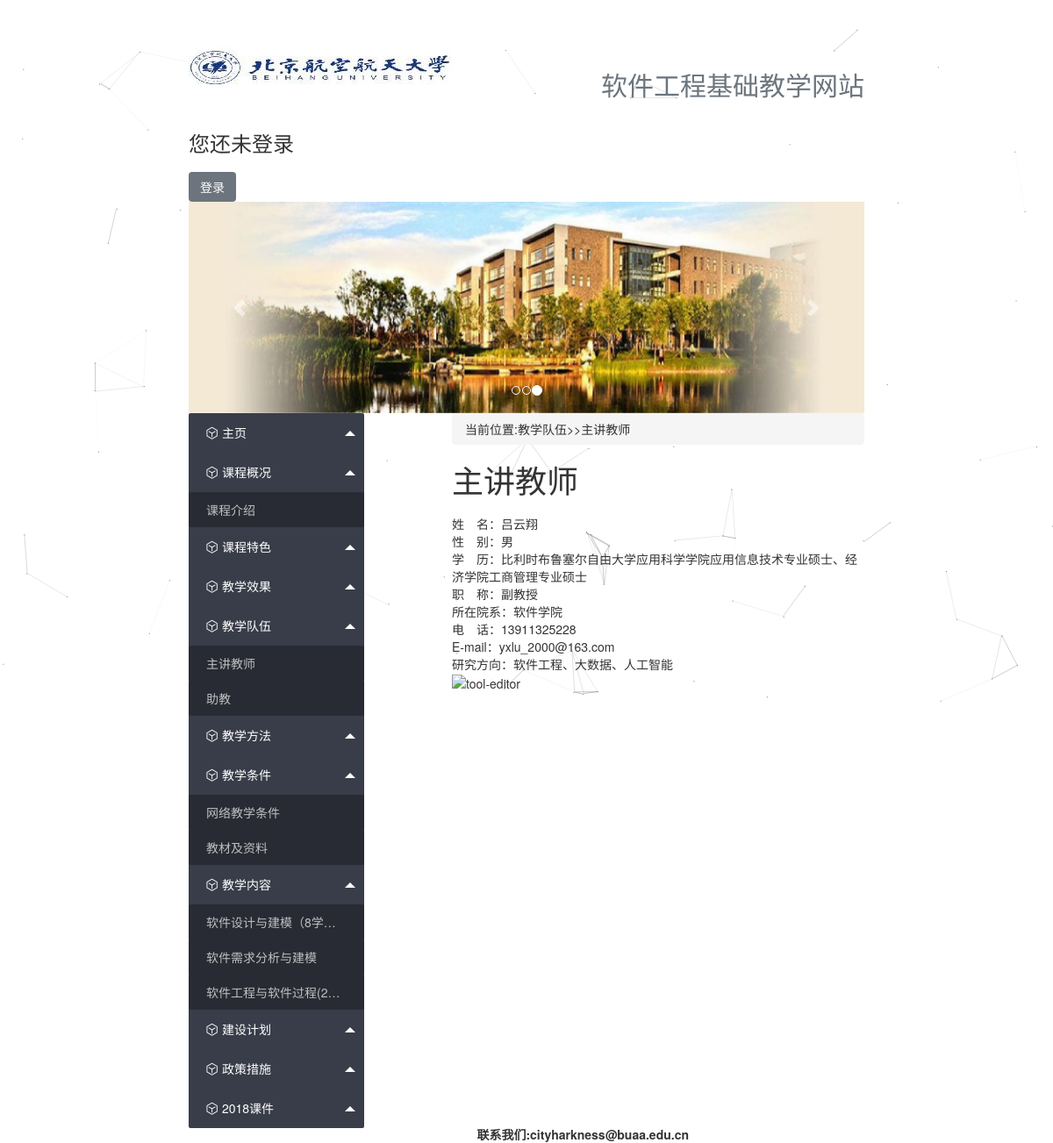
/mainview/主讲教师, run on the app's committed database.
### app1/models.py (models this page shows, shortened)
class Category(models.Model):
    name = models.CharField(max_length=40, verbose_name=u'名称')
    parent = models.ForeignKey('self', default=None, blank=True, null=True,
                               verbose_name=u'上级分类', on_delete=models.CASCADE)
    href = models.CharField(max_length=200, verbose_name=u'链接', blank=True, null=True)
    rank = models.IntegerField(default=0, verbose_name=u'排序')
    status = models.IntegerField(default=0, choices=STATUS.items(), verbose_name=u'状态')
    create_time = models.DateTimeField(u'创建时间', auto_now_add=True)
    class Meta:
        verbose_name_plural = verbose_name = u'分类'
        ordering = ['rank', '-create_time']
    def __unicode__(self):
        if self.parent:
            return '%s>>%s' % (self.parent, self.name)
        else:
            return '%s' % (self.name)
    __str__ = __unicode__

class Article(models.Model):
    text_type_choices = {
        ('h5', 'HTML5'),
        ('md', 'markdown'),
    }
    author = models.ForeignKey(settings.AUTH_USER_MODEL, verbose_name=u'作者', on_delete=models.CASCADE)
    category = models.ForeignKey(Category, verbose_name=u'分类', on_delete=models.CASCADE)
    title = models.CharField(max_length=100, verbose_name=u'标题')
    en_title = models.CharField(max_length=100, verbose_name=u'英文标题')
    img = models.CharField(max_length=200,
                           default='/static/img/article/default.jpg')
    tags = models.CharField(max_length=200, null=True, blank=True,
                            verbose_name=u'标签', help_text=u'用逗号分隔')
    content = models.TextField(verbose_name=u'正文')
    rank = models.IntegerField(default=0, verbose_name=u'排序')
    status = models.IntegerField(default=0, choices=STATUS.items(),
                                 verbose_name='状态')
    pub_time = models.DateTimeField(default=False, verbose_name=u'发布时间')
    create_time = models.DateTimeField(u'创建时间', auto_now_add=True)
    update_time = models.DateTimeField(u'更新时间', auto_now=True)
    url = models.CharField(max_length=200, verbose_name=u'链接', blank=True)
    text_type = models.CharField(max_length=10, verbose_name=u'正文文本类型', choices=text_type_choices, default='md')
    class Meta:
        verbose_name_plural = verbose_name = u'文章'
        ordering = ['rank', '-pub_time', '-create_time']
    def __unicode__(self):
        return self.title
    __str__ = __unicode__

### app1/views.py (the view)
# urls.py: path('', views.mainview, name='index'),
def mainview(request, param1='课程介绍'):
    article_list = Article.objects.filter(title=param1)
    if len(article_list) == 0:
        return HttpResponseNotFound("<h1>Page not found</h1></br><a href='课程概况'>点击这里返回主页")
    article = article_list[0]
    article_path = "当前位置:"+str(article.category)+">>"+article.title
    context = {'param1': param1,
               'path': article_path,
               }
    if article.text_type == 'md':
        article_body = mark_safe(markdown.markdown(article.content,
                                        extensions=[
                                            'markdown.extensions.extra',
                                            'markdown.extensions.codehilite',
                                            'markdown.extensions.toc',
                                        ]))
    else:
        '''正文文本是h5语法'''
        context['h5'] = 'Yes'
        article_body = article.content
    context['content'] = article_body
    catogary_list = Category.objects.all()
    directory = []
    Bars = []
    for q in catogary_list:
        if not q.parent:
            directory.append(q)
    cnt = 0
    for dir in directory:
        tmp = []
        tmp.append(dir.name)
        article_tmp = Article.objects.filter(category=dir)
        if len(article_tmp) > 0:
            for i in article_tmp:
                tmp.append(i.title)
        Bars.append(tmp)
    context['Bars'] = Bars
    return render(request, 'mainview.html', context)

### app1/templates/mainview.html
{% extends 'base.html' %}
{% block left_nav %}
    <ul class="layui-nav layui-nav-tree">
        {% for bar in Bars %}
            <li data-name="component" class="layui-nav-item layui-nav-itemed">
                <a href="javascript:;" laytips = "{{ bar.0 }}" lay-direction="2">
                    <i class="layui-icon layui-icon-component"></i>
                        <cite>{{ bar.0 }}</cite>
                    <span class="layui-nav-more"></span>
                </a>
                    {% for a1 in bar %}
                        {% if not forloop.first %}
                            <dl class="layui-nav-child">
                                <dd data-name="button">
                                    <a href="/mainview/{{ a1 }}" target="#">{{ a1 }}</a>
                                </dd>
                            </dl>
                        {%  endif %}
                    {% endfor %}
            </li>
        {% endfor %}
    </ul>
{% endblock %}
{% block content %}
<nav>
    <ol class="breadcrumb">
        {{ path }}
    </ol>
</nav>
<h1>{{  param1  }}</h1>
{% if h5 %}
    {% autoescape off %}
        {{ content }}
    {% endautoescape %}
{% else %}
    {{ content }}
{% endif %}
{% endblock %}

### app1/static/layui/css/layui.css (style rules this page uses)
.layui-inline,img { display:inline-block;vertical-align:middle }
h1,h2,h3,h4,h5,h6 { font-weight:400 }
.layui-btn,.layui-edge,.layui-inline,img { vertical-align:middle }
.layui-btn,.layui-disabled,.layui-icon,.layui-unselect { -webkit-user-select:none;-ms-user-select:none;-moz-user-select:none }
blockquote,body,button,dd,div,dl,dt,form,h1,h2,h3,h4,h5,h6,input,li,ol,p,pre,td,textarea,th,ul { margin:0;padding:0;-webkit-tap-highlight-color:rgba(0,0,0,0) }
img { border:none }
li { list-style:none }
body { line-height:24px;font:14px Helvetica Neue,Helvetica,PingFang SC,\5FAE\8F6F\96C5\9ED1,Tahoma,Arial,sans-serif }
a { color:#333;text-decoration:none }
a cite { font-style:normal;*cursor:pointer }
.layui-icon { font-family:layui-icon!important;font-size:16px;font-style:normal;-webkit-font-smoothing:antialiased;-moz-osx-font-smoothing:grayscale }
.layui-icon-component:before { content:"\e857" }
.layui-nav { position:relative;padding:0 20px;background-color:#393D49;color:#fff;border-radius:2px;font-size:0;box-sizing:border-box }
.layui-nav * { font-size:14px }
.layui-nav .layui-nav-item { position:relative;display:inline-block;*display:inline;*zoom:1;vertical-align:middle;line-height:60px }
.layui-nav .layui-nav-item a { display:block;padding:0 20px;color:#fff;color:rgba(255,255,255,.7);transition:all .3s;-webkit-transition:all .3s }
.layui-nav .layui-this:after,.layui-nav-bar,.layui-nav-tree .layui-nav-itemed:after { position:absolute;left:0;top:0;width:0;height:5px;background-color:#5FB878;transition:all .2s;-webkit-transition:all .2s }
.layui-nav .layui-nav-more { content:'';width:0;height:0;border-style:solid dashed dashed;border-color:#fff transparent transparent;overflow:hidden;cursor:pointer;transition:all .2s;-webkit-transition:all .2s;position:absolute;top:50%;right:3px;margin-top:-3px;border-width:6px;border-top-color:rgba(255,255,255,.7) }
.layui-nav .layui-nav-mored,.layui-nav-itemed>a .layui-nav-more { margin-top:-9px;border-style:dashed dashed solid;border-color:transparent transparent #fff }
.layui-nav-child { display:none;position:absolute;left:0;top:65px;min-width:100%;line-height:36px;padding:5px 0;box-shadow:0 2px 4px rgba(0,0,0,.12);border:1px solid #d2d2d2;background-color:#fff;z-index:100;border-radius:2px;white-space:nowrap }
.layui-nav .layui-nav-child a { color:#333 }
.layui-nav-child dd { position:relative }
.layui-nav-tree { width:200px;padding:0 }
.layui-nav-tree .layui-nav-item { display:block;width:100%;line-height:45px }
.layui-nav-tree .layui-nav-item a { position:relative;height:45px;line-height:45px;text-overflow:ellipsis;overflow:hidden;white-space:nowrap }
.layui-nav-itemed>a,.layui-nav-tree .layui-nav-title a,.layui-nav-tree .layui-nav-title a:hover { color:#fff!important }
.layui-nav-tree .layui-nav-child { position:relative;z-index:0;top:0;border:none;box-shadow:none }
.layui-nav-tree .layui-nav-child a { height:40px;line-height:40px;color:#fff;color:rgba(255,255,255,.7) }
.layui-nav-tree .layui-nav-child,.layui-nav-tree .layui-nav-child a:hover { background:0 0;color:#fff }
.layui-nav-tree .layui-nav-more { right:10px }
.layui-nav-itemed>.layui-nav-child { display:block;padding:0;background-color:rgba(0,0,0,.3)!important }

### data on the page
Category: name "主页"
Category: name "课程概况"
Article: bar "课程介绍"
Category: name "课程特色"
Category: name "教学效果"
Category: name "教学队伍"
Article: bar "主讲教师", title "主讲教师"
Article: bar "助教"
Category: name "教学方法"
Category: name "教学条件"
Article: bar "网络教学条件"
Article: bar "教材及资料"
Category: name "教学内容"
Article: bar "软件设计与建模（8学…"
Article: bar "软件需求分析与建模"
Article: bar "软件工程与软件过程(2…"
Category: name "建设计划"
Category: name "政策措施"
Category: name "2018课件"

### other printed values
{{ path }} "当前位置:教学队伍>>主讲教师"
{{ content }} "姓 名：吕云翔 性 别：男 学 历：比利时布鲁塞尔自由大学应用科学学院应用信息技术专业硕士、经济学院工商管理专业硕士 职 称：副教授 所在院系：软件学院 电 话：13911325228 E-mail： yxlu_2000@163.com 研究方向：软件工程、大数据、人工智能"
